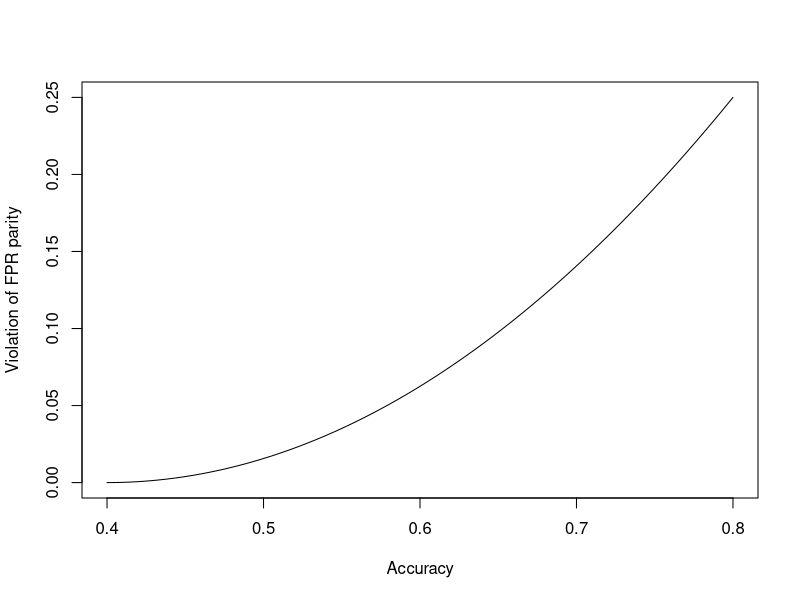

Reproduce this figure in R.
## ---- chunk 1
library(knitr)
opts_chunk$set(size="small",background="white", highlight=FALSE,
               cache=TRUE, autodep=TRUE,
               tidy=TRUE, warning=FALSE, message=FALSE,
               echo=FALSE)
## ---- chunk 2
curve(0.25*((x-0.4)/0.4)^2,
      from=0.4, to=0.8,
      xlab="Accuracy",
      ylab="Violation of FPR parity")
